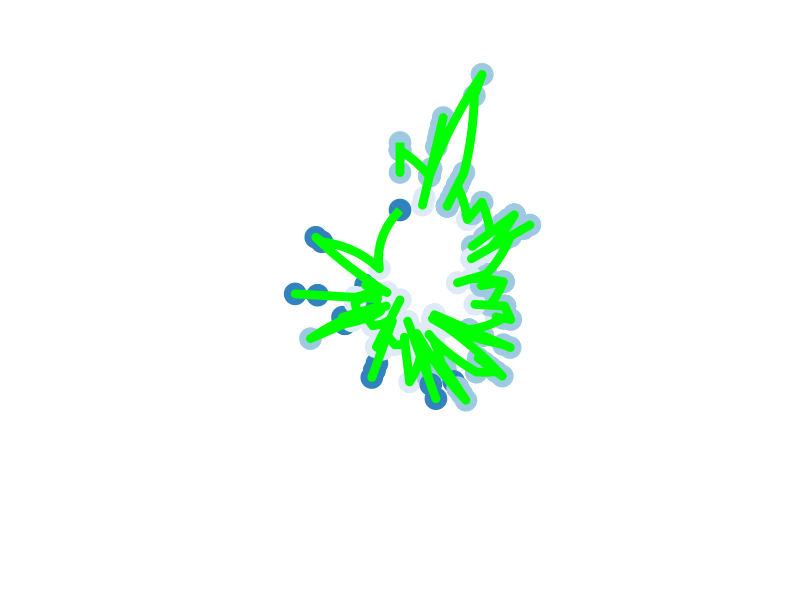

This chart was generated by the following R code:
## ---- chunk 1
#loading libraries
library(ggplot2)
library(tibble)
## ---- chunk 2
mpg |>
  ggplot(aes(displ, hwy, colour = drv)) + #using the mpg dataset to create ggplot
  geom_point(show.legend = FALSE, size = 7) + #adding points
  geom_line(show.legend = FALSE, size = 3, colour = "green") + #converting the dots in the middle to lines, changing the color of the lines from blue to green
  coord_polar() + #creating polar coordinates
  theme_void() + 
  scale_color_brewer()
